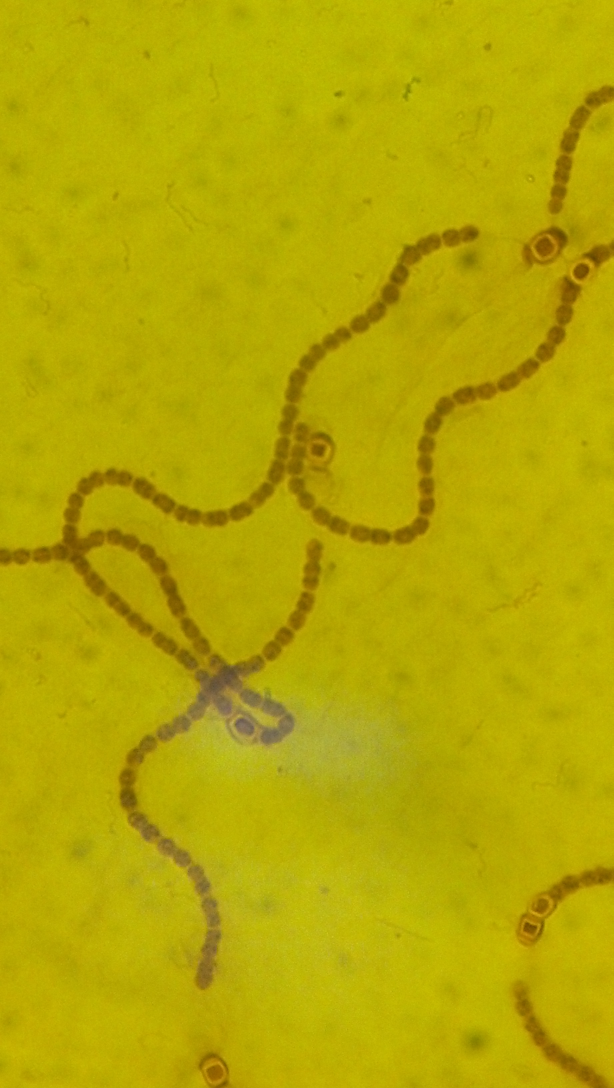
#> input picture science/img/cyano1.jpg, 1840 x 3264 px (shown at 1/3 size)
$ jupyter execute --allow-errors rhok1.ipynb   (shell and % lines are left out)   (Python 2 division)   (older library calls are emulated)
#> lines starting #> are read from the running program, lines starting #| are printed output that depends on the picture; after the words box and inside, x2 and y2 are one past the last pixel; in counts of white or black regions, pixels touching at a corner belong together
[cell 1]
import sklearn
import numpy as np
from scipy import ndimage

from matplotlib import pyplot as plt
import matplotlib.patches as mpatches

import skimage
from skimage import io
from skimage.filter import threshold_otsu

from skimage.feature import peak_local_max
from skimage.morphology import watershed

[cell 2]
img1 = skimage.io.imread("img/cyano1.jpg")
#> img1 is the input picture: shape (3264, 1840, 3); mean R, G, B 180.9, 167.5, 3.6

bplt, (sub1) = plt.subplots(nrows=1,ncols=1,figsize = (9,9) )
sub1 = plt.imshow(img1)

arrow_args = dict(arrowstyle="->")

sub1.axes.annotate('Heterocyst'
                   ,xy= (1600,700)
                   ,xytext = (700,300)
                   ,xycoords = 'data'
                   ,textcoords = 'data' #'offset points'
                   ,arrowprops = arrow_args
                   ,fontsize = 14
                   )
sub1.axes.annotate('Vegetative'
                   ,xy = (1080,960)
                   ,xytext = (400,600)
                   ,xycoords = 'data'
                   ,textcoords = 'data' #'offset points'
                   ,arrowprops = arrow_args
                   ,fontsize = 14
                   )

[cell 3]
easy_color = img1[900:1400,1200:1700]
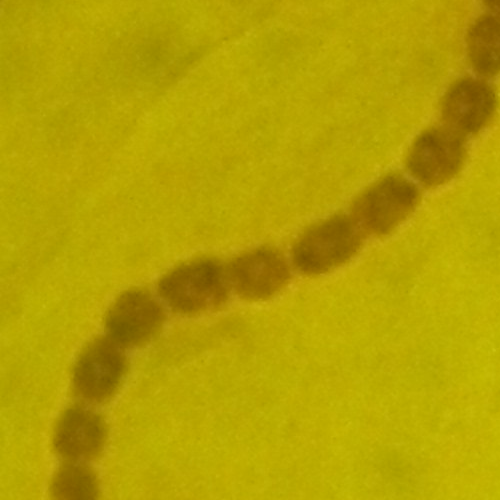
#> easy_color: shape (500, 500, 3); mean R, G, B 178, 158.2, 1.3
plt.imshow(easy_color)
plt.show()
easy_img = skimage.color.rgb2gray(easy_color)
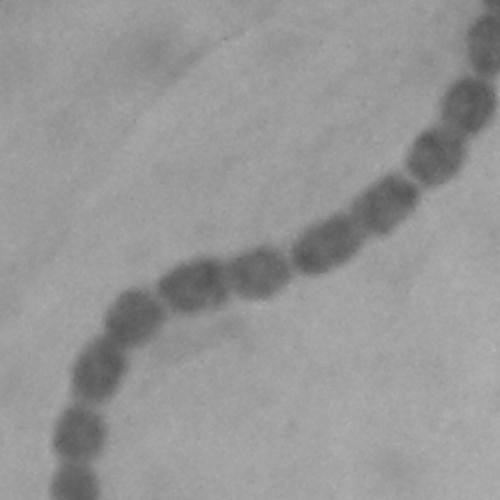
#> easy_img: shape (500, 500) float64; min 0.323, max 0.714, mean 0.593
plt.imshow(easy_img,cmap='gray')
plt.show()

[cell 4]
thresh = threshold_otsu(easy_img)
#> thresh = 0.521
otsu0 = easy_img < thresh
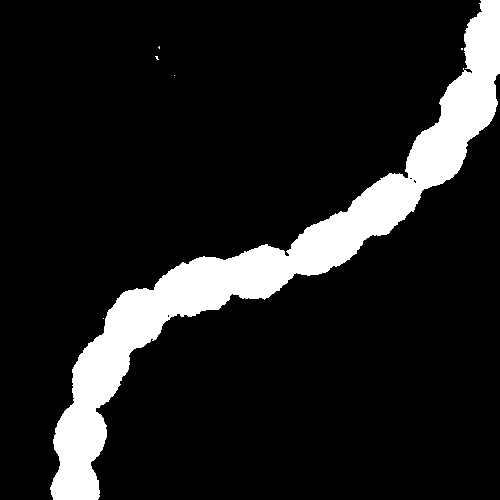
#> otsu0: shape (500, 500) bool; 12.2% white; 6 white regions (5 under 20 px), largest, box (x1, y1, x2, y2) and area: (50, 0, 500, 500) 30434
plt.imshow(otsu0,cmap='gray')

[cell 5]
dist0 = ndimage.distance_transform_edt(otsu0)
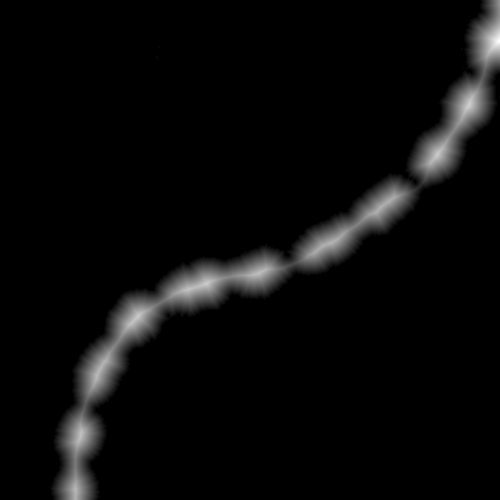
#> dist0: shape (500, 500) float64; min 0, max 33.24, mean 1.3; drawn with min black and max white

[cell 6]
j = 34

peaks0 = peak_local_max(dist0
                           ,indices = False
                           ,footprint=np.ones((j,j))
                           )
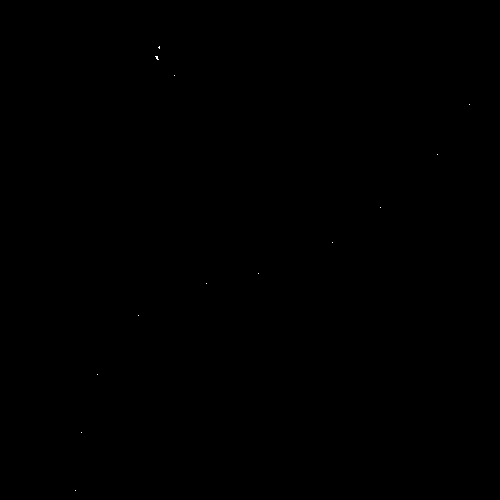
#> peaks0: shape (500, 500) bool; 0.01% white in thin lines or dots, all inside (x1, y1, x2, y2) = (75, 46, 470, 491)

# maxi00_arr = [ peak_local_max(dist00
#                ,indices = False
#                ,footprint=np.ones((j,j))
#                ) for j in np.arange(1,40,3) ]

[cell 7]
peaks0.cumsum()

[cell 8]
marker0 = ndimage.label(peaks0)[0]
#> marker0: shape (500, 500) int32; 14 distinct labels, from 0 to 13

[cell 9]
labels0 = watershed(-dist0, marker0, mask=otsu0)
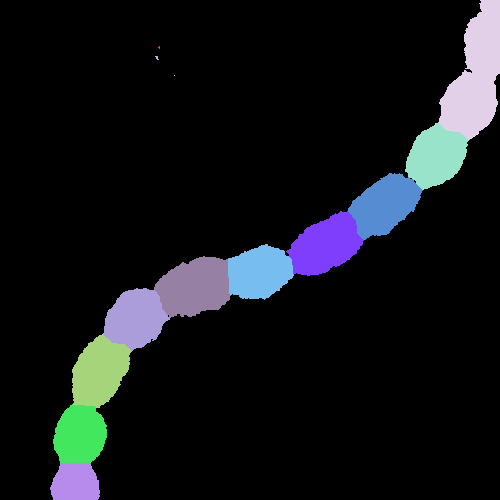
#> labels0: shape (500, 500) int32; 14 distinct labels, from 0 to 13; one colour per label, 0 black

[cell 10]
plt.imshow(labels0)

[cell 11]
def boundbox1(tryit):
#     np.nonzero(np.apply_over_axes( np.argmax, thelabel,[1]))[0].min()
    minX = np.nonzero(np.apply_over_axes(np.argmax,(tryit),[1]))[0].min()
    maxX = np.nonzero(np.apply_over_axes(np.argmax,(tryit),[1]))[0].max()
    minY = np.nonzero(np.apply_over_axes(np.argmax,(tryit),[0]))[1].min()
    maxY = np.nonzero(np.apply_over_axes(np.argmax,(tryit),[0]))[1].max()
    return [minX,maxX,minY,maxY]

bb0 = []
for i in range(1,labels0.max() + 1):
    label_i = (labels0 == i)
    bb0.append(boundbox1(label_i))
#> this loop made 13 passes
#> (minX in boundbox1, maxX in boundbox1, minY in boundbox1, maxY in boundbox1) on passes 1 to 12: (46, 48, 158, 159), (56, 59, 155, 158), (75, 75, 174, 174), (0, 139, 438, 479), (123, 189, 405, 468), (173, 239, 348, 422), (211, 275, 286, 363), (244, 299, 228, 293), (256, 317, 154, 230), (288, 350, 103, 169), (334, 407, 72, 131), (404, 462, 53, 106)
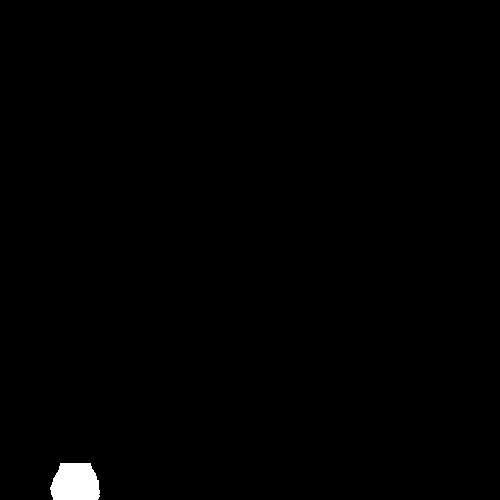
#> label_i: shape (500, 500) bool; 0.63% white; 1 white region, box (x1, y1, x2, y2) and area: (50, 463, 100, 500) 1583
#> after the loop, bb0 = 13 items, first 6: [46, 48, 158, 159], [56, 59, 155, 158], [75, 75, 174, 174], [0, 139, 438, 479], [123, 189, 405, 468], [173, 239, 348, 422]

print bb0
#> (printed output is left out)

[cell 12]
def buildrect(arr):

    minY,maxY,minX,maxX = arr
#> minY = 46; maxY = 48; minX = 158; maxX = 159

    rect1 = mpatches.Rectangle(xy=(minX,minY)
                           ,width = maxX - minX
                           ,height = maxY - minY
                           ,fill = False
                           ,edgecolor = 'red'
                           ,linewidth = 2)
    return rect1

[cell 13]
rect_arr = [buildrect(bb0[i]) for i in np.arange(bb0.__len__())]
#> rect_arr = 13 items

[cell 14]
fig, (s0) = plt.subplots(nrows = 1, ncols = 1, figsize = (12,12))
s0.imshow(easy_img, cmap='gray')
for rect in rect_arr:
    s0.add_patch(rect)
#> this loop made 13 passes
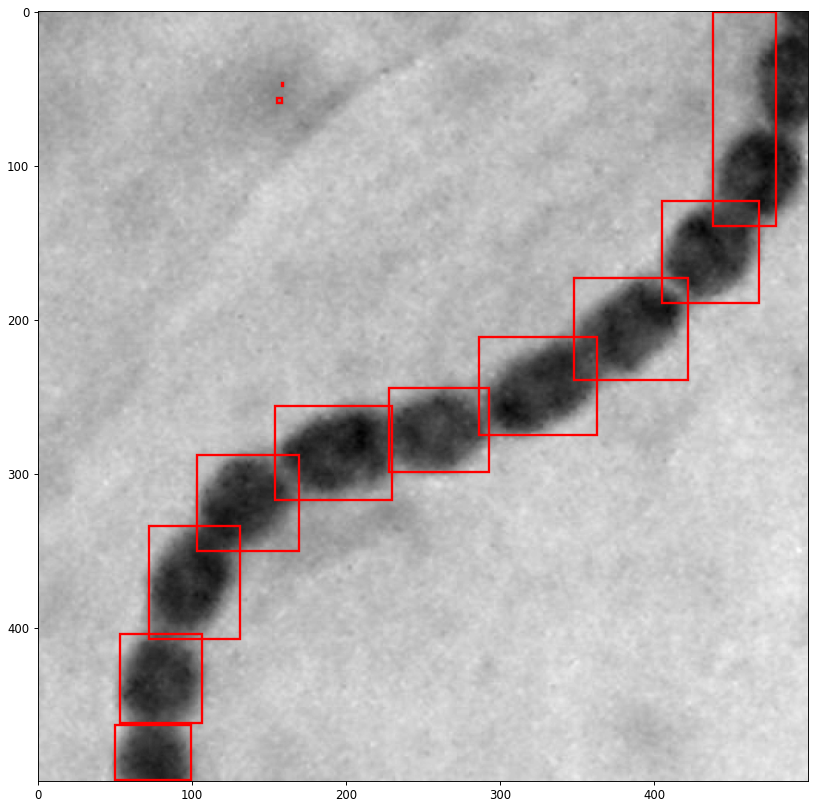
#> figure drawn by matplotlib, 1 panel
